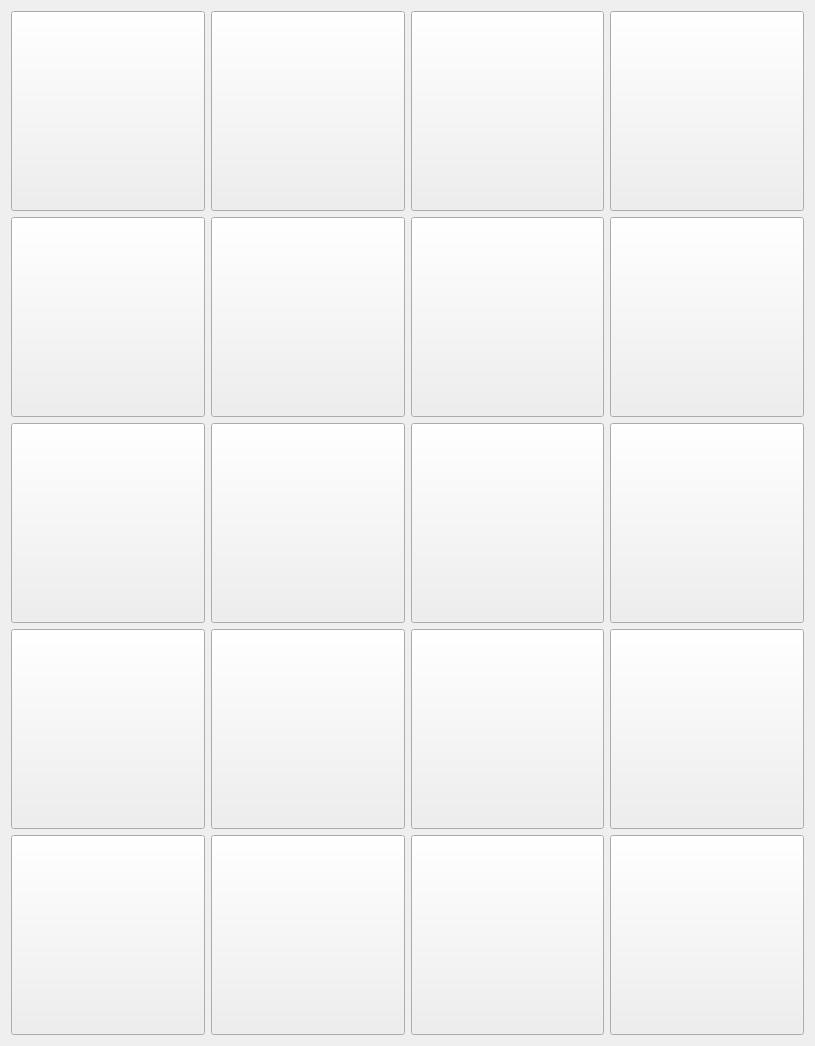
          <widget class="QWidget" name="scrollAreaWidgetContents_2">
           <property name="geometry">
            <rect>
             <x>0</x>
             <y>0</y>
             <width>815</width>
             <height>1042</height>
            </rect>
           </property>
           <property name="minimumSize">
            <size>
             <width>809</width>
             <height>0</height>
            </size>
           </property>
           <layout class="QGridLayout" name="gridLayout_2">
            <item row="0" column="0">
             <widget class="QPushButton" name="femaleProduct1">
              <property name="minimumSize">
               <size>
                <width>170</width>
                <height>200</height>
               </size>
              </property>
              <property name="text">
               <string/>
              </property>
              <property name="iconSize">
               <size>
                <width>170</width>
                <height>200</height>
               </size>
              </property>
             </widget>
            </item>
            <item row="0" column="2">
             <widget class="QPushButton" name="femaleProduct3">
              <property name="minimumSize">
               <size>
                <width>170</width>
                <height>200</height>
               </size>
              </property>
              <property name="text">
               <string/>
              </property>
              <property name="iconSize">
               <size>
                <width>170</width>
                <height>200</height>
               </size>
              </property>
             </widget>
            </item>
            <item row="1" column="0">
             <widget class="QPushButton" name="femaleProduct5">
              <property name="minimumSize">
               <size>
                <width>170</width>
                <height>200</height>
               </size>
              </property>
              <property name="text">
               <string/>
              </property>
              <property name="iconSize">
               <size>
                <width>170</width>
                <height>200</height>
               </size>
              </property>
             </widget>
            </item>
            <item row="2" column="1">
             <widget class="QPushButton" name="femaleProduct10">
              <property name="minimumSize">
               <size>
                <width>170</width>
                <height>200</height>
               </size>
              </property>
              <property name="text">
               <string/>
              </property>
              <property name="iconSize">
               <size>
                <width>170</width>
                <height>200</height>
               </size>
              </property>
             </widget>
            </item>
            <item row="0" column="3">
             <widget class="QPushButton" name="femaleProduct4">
              <property name="minimumSize">
               <size>
                <width>170</width>
                <height>200</height>
               </size>
              </property>
              <property name="text">
               <string/>
              </property>
              <property name="iconSize">
               <size>
                <width>170</width>
                <height>200</height>
               </size>
              </property>
             </widget>
            </item>
            <item row="1" column="1">
             <widget class="QPushButton" name="femaleProduct6">
              <property name="minimumSize">
               <size>
                <width>170</width>
                <height>200</height>
               </size>
              </property>
              <property name="text">
               <string/>
              </property>
              <property name="iconSize">
               <size>
                <width>170</width>
                <height>200</height>
               </size>
              </property>
             </widget>
            </item>
            <item row="0" column="1">
             <widget class="QPushButton" name="femaleProduct2">
              <property name="minimumSize">
               <size>
                <width>170</width>
                <height>200</height>
               </size>
              </property>
              <property name="text">
               <string/>
              </property>
              <property name="iconSize">
               <size>
                <width>170</width>
                <height>200</height>
               </size>
              </property>
             </widget>
            </item>
            <item row="2" column="3">
             <widget class="QPushButton" name="femaleProduct12">
              <property name="minimumSize">
               <size>
                <width>170</width>
                <height>200</height>
               </size>
              </property>
              <property name="text">
               <string/>
              </property>
              <property name="iconSize">
               <size>
                <width>170</width>
                <height>200</height>
               </size>
              </property>
             </widget>
            </item>
            <item row="2" column="0">
             <widget class="QPushButton" name="femaleProduct9">
              <property name="minimumSize">
               <size>
                <width>170</width>
                <height>200</height>
               </size>
              </property>
              <property name="text">
               <string/>
              </property>
              <property name="iconSize">
               <size>
                <width>170</width>
                <height>200</height>
               </size>
              </property>
             </widget>
            </item>
            <item row="2" column="2">
             <widget class="QPushButton" name="femaleProduct11">
              <property name="minimumSize">
               <size>
                <width>170</width>
                <height>200</height>
               </size>
              </property>
              <property name="text">
               <string/>
              </property>
              <property name="iconSize">
               <size>
                <width>170</width>
                <height>200</height>
               </size>
              </property>
             </widget>
            </item>
            <item row="1" column="3">
             <widget class="QPushButton" name="femaleProduct8">
              <property name="minimumSize">
               <size>
                <width>170</width>
                <height>200</height>
               </size>
              </property>
              <property name="text">
               <string/>
              </property>
              <property name="iconSize">
               <size>
                <width>170</width>
                <height>200</height>
               </size>
              </property>
             </widget>
            </item>
            <item row="1" column="2">
             <widget class="QPushButton" name="femaleProduct7">
              <property name="minimumSize">
               <size>
                <width>170</width>
                <height>200</height>
               </size>
              </property>
              <property name="text">
               <string/>
              </property>
              <property name="iconSize">
               <size>
                <width>170</width>
                <height>200</height>
               </size>
              </property>
             </widget>
            </item>
            <item row="3" column="0">
             <widget class="QPushButton" name="femaleProduct13">
              <property name="minimumSize">
               <size>
                <width>170</width>
                <height>200</height>
               </size>
              </property>
              <property name="text">
               <string/>
              </property>
              <property name="iconSize">
               <size>
                <width>170</width>
                <height>200</height>
               </size>
              </property>
             </widget>
            </item>
            <item row="3" column="1">
             <widget class="QPushButton" name="femaleProduct14">
              <property name="minimumSize">
               <size>
                <width>170</width>
                <height>200</height>
               </size>
              </property>
              <property name="text">
               <string/>
              </property>
              <property name="iconSize">
               <size>
                <width>170</width>
                <height>200</height>
               </size>
              </property>
             </widget>
            </item>
            <item row="3" column="2">
             <widget class="QPushButton" name="femaleProduct15">
              <property name="minimumSize">
               <size>
                <width>170</width>
                <height>200</height>
               </size>
              </property>
              <property name="text">
               <string/>
              </property>
              <property name="iconSize">
               <size>
                <width>170</width>
                <height>200</height>
               </size>
              </property>
             </widget>
            </item>
            <item row="3" column="3">
             <widget class="QPushButton" name="femaleProduct16">
              <property name="minimumSize">
               <size>
                <width>170</width>
                <height>200</height>
               </size>
              </property>
              <property name="text">
               <string/>
              </property>
              <property name="iconSize">
               <size>
                <width>170</width>
                <height>200</height>
               </size>
              </property>
             </widget>
            </item>
            <item row="4" column="0">
             <widget class="QPushButton" name="femaleProduct17">
              <property name="minimumSize">
               <size>
                <width>170</width>
                <height>200</height>
               </size>
              </property>
              <property name="text">
               <string/>
              </property>
              <property name="iconSize">
               <size>
                <width>170</width>
                <height>200</height>
               </size>
              </property>
             </widget>
            </item>
            <item row="4" column="1">
             <widget class="QPushButton" name="femaleProduct18">
              <property name="minimumSize">
               <size>
                <width>170</width>
                <height>200</height>
               </size>
              </property>
              <property name="text">
               <string/>
              </property>
              <property name="iconSize">
               <size>
                <width>170</width>
                <height>200</height>
               </size>
              </property>
             </widget>
            </item>
            <item row="4" column="2">
             <widget class="QPushButton" name="femaleProduct19">
              <property name="minimumSize">
               <size>
                <width>170</width>
                <height>200</height>
               </size>
              </property>
              <property name="text">
               <string/>
              </property>
              <property name="iconSize">
               <size>
                <width>170</width>
                <height>200</height>
               </size>
              </property>
             </widget>
            </item>
            <item row="4" column="3">
             <widget class="QPushButton" name="femaleProduct20">
              <property name="minimumSize">
               <size>
                <width>170</width>
                <height>200</height>
               </size>
              </property>
              <property name="text">
               <string/>
              </property>
              <property name="iconSize">
               <size>
                <width>170</width>
                <height>200</height>
               </size>
              </property>
             </widget>
            </item>
           </layout>
          </widget>
